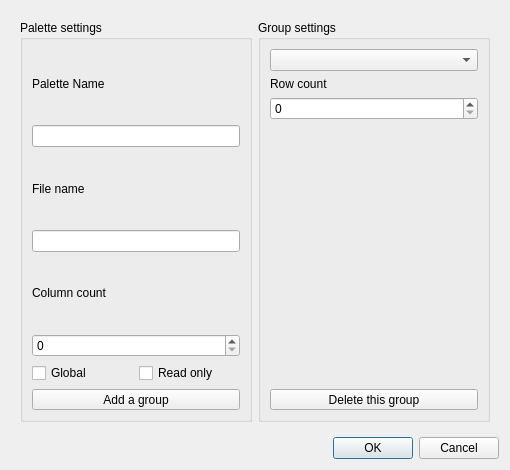
<?xml version="1.0" encoding="UTF-8"?>
<ui version="4.0">
 <class>WdgDlgPaletteEditor</class>
 <widget class="QDialog" name="WdgDlgPaletteEditor">
  <property name="geometry">
   <rect>
    <x>0</x>
    <y>0</y>
    <width>510</width>
    <height>470</height>
   </rect>
  </property>
  <property name="windowTitle">
   <string>Dialog</string>
  </property>
  <layout class="QVBoxLayout" name="verticalLayout">
   <item>
    <widget class="QWidget" name="widget" native="true">
     <layout class="QHBoxLayout" name="horizontalLayout_3">
      <item>
       <widget class="QGroupBox" name="gbxPalette">
        <property name="title">
         <string>Palette settings</string>
        </property>
        <layout class="QVBoxLayout" name="verticalLayout_3">
         <item>
          <widget class="QLabel" name="labelName">
           <property name="text">
            <string>Palette Name</string>
           </property>
          </widget>
         </item>
         <item>
          <widget class="QLineEdit" name="lineEditName"/>
         </item>
         <item>
          <widget class="QLabel" name="labelFilename">
           <property name="text">
            <string>File name</string>
           </property>
          </widget>
         </item>
         <item>
          <widget class="QLineEdit" name="lineEditFilename"/>
         </item>
         <item>
          <widget class="QLabel" name="labelColCount">
           <property name="text">
            <string>Column count</string>
           </property>
          </widget>
         </item>
         <item>
          <widget class="QSpinBox" name="spinBoxCol"/>
         </item>
         <item>
          <layout class="QHBoxLayout" name="horizontalLayout_2">
           <item>
            <widget class="QCheckBox" name="ckxGlobal">
             <property name="text">
              <string>Global</string>
             </property>
            </widget>
           </item>
           <item>
            <widget class="QCheckBox" name="ckxReadOnly">
             <property name="text">
              <string>Read only</string>
             </property>
            </widget>
           </item>
          </layout>
         </item>
         <item>
          <widget class="QToolButton" name="bnAddGroup">
           <property name="sizePolicy">
            <sizepolicy hsizetype="MinimumExpanding" vsizetype="Fixed">
             <horstretch>0</horstretch>
             <verstretch>0</verstretch>
            </sizepolicy>
           </property>
           <property name="text">
            <string>Add a group</string>
           </property>
          </widget>
         </item>
        </layout>
       </widget>
      </item>
      <item>
       <widget class="QGroupBox" name="gbxGroup">
        <property name="title">
         <string>Group settings</string>
        </property>
        <layout class="QVBoxLayout" name="verticalLayout_2">
         <item>
          <widget class="QComboBox" name="cbxGroup"/>
         </item>
         <item>
          <widget class="QLabel" name="labelRowCount">
           <property name="text">
            <string>Row count</string>
           </property>
          </widget>
         </item>
         <item>
          <widget class="QSpinBox" name="spinBoxRow"/>
         </item>
         <item>
          <spacer name="verticalSpacer">
           <property name="orientation">
            <enum>Qt::Vertical</enum>
           </property>
           <property name="sizeHint" stdset="0">
            <size>
             <width>20</width>
             <height>40</height>
            </size>
           </property>
          </spacer>
         </item>
         <item>
          <widget class="QToolButton" name="bnDelGroup">
           <property name="sizePolicy">
            <sizepolicy hsizetype="MinimumExpanding" vsizetype="Fixed">
             <horstretch>0</horstretch>
             <verstretch>0</verstretch>
            </sizepolicy>
           </property>
           <property name="text">
            <string>Delete this group</string>
           </property>
          </widget>
         </item>
        </layout>
       </widget>
      </item>
     </layout>
    </widget>
   </item>
   <item>
    <widget class="QDialogButtonBox" name="buttonBox">
     <property name="orientation">
      <enum>Qt::Horizontal</enum>
     </property>
     <property name="standardButtons">
      <set>QDialogButtonBox::Cancel|QDialogButtonBox::Ok</set>
     </property>
    </widget>
   </item>
  </layout>
 </widget>
 <resources/>
 <connections>
  <connection>
   <sender>buttonBox</sender>
   <signal>rejected()</signal>
   <receiver>WdgDlgPaletteEditor</receiver>
   <slot>reject()</slot>
   <hints>
    <hint type="sourcelabel">
     <x>316</x>
     <y>260</y>
    </hint>
    <hint type="destinationlabel">
     <x>286</x>
     <y>274</y>
    </hint>
   </hints>
  </connection>
  <connection>
   <sender>buttonBox</sender>
   <signal>accepted()</signal>
   <receiver>WdgDlgPaletteEditor</receiver>
   <slot>accept()</slot>
   <hints>
    <hint type="sourcelabel">
     <x>248</x>
     <y>254</y>
    </hint>
    <hint type="destinationlabel">
     <x>157</x>
     <y>274</y>
    </hint>
   </hints>
  </connection>
 </connections>
</ui>
